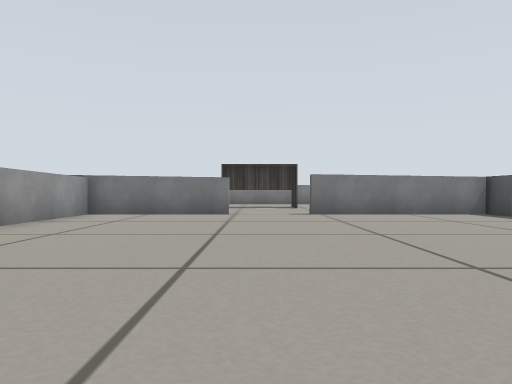
view 1 (above)

17 first-person views from a walk through a Gazebo world. The camera is 0.26 m above the floor, looks level and sees 70° across. The floor is counted in squares, 0.5 m on a side. Each view is taken from the middle of a square. On the plan, view 1 faces up. The plan holds only what a view shows up to about 9 squares ahead; the rest is blank. Some stock models are drawn as simple stand-ins. Some surface patterns are stand-ins.

view 2
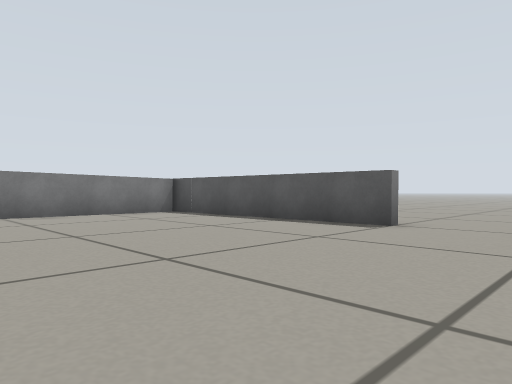

view 3
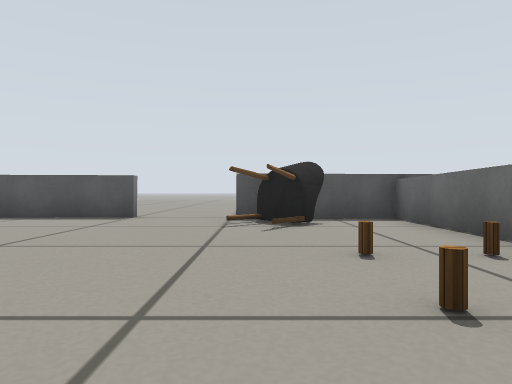

view 4
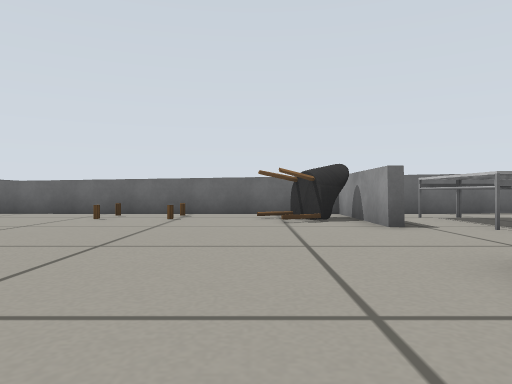

view 5
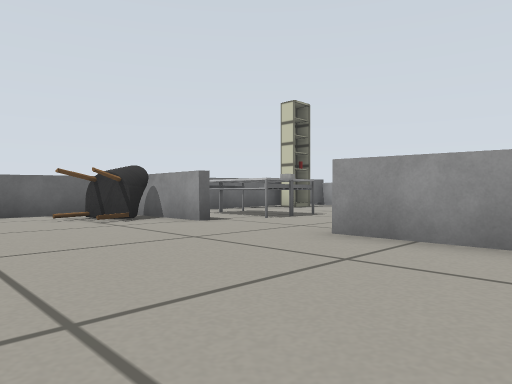

view 6
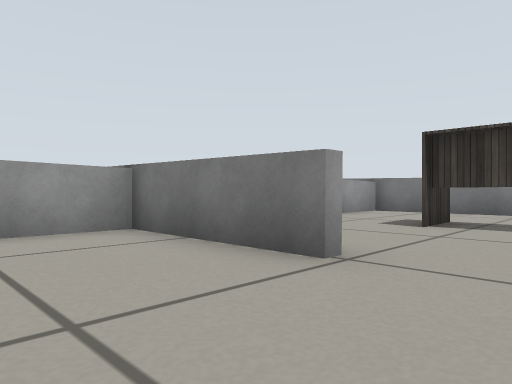

view 7
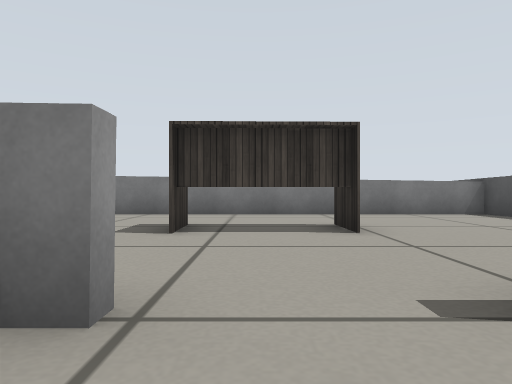

view 8
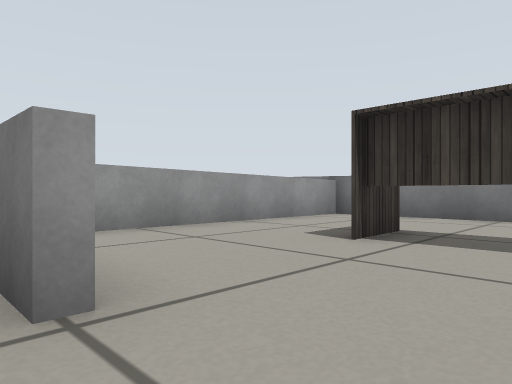

view 9
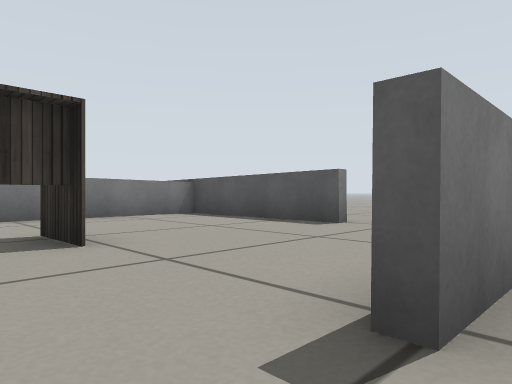

view 10
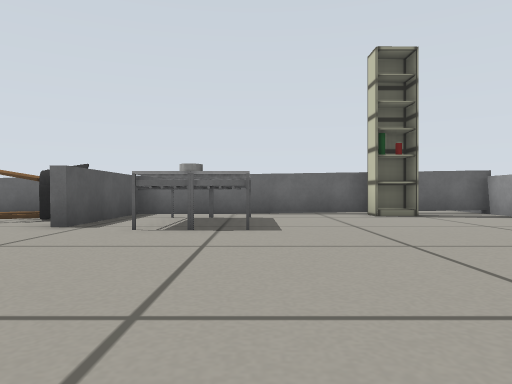

view 11
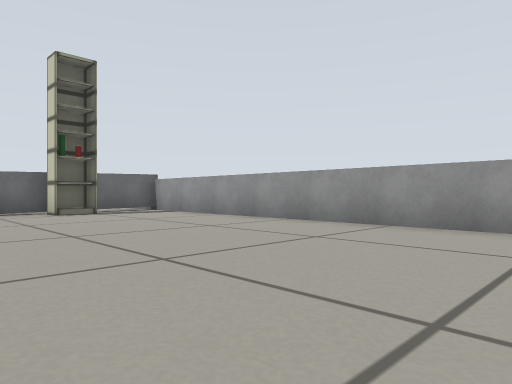

view 12
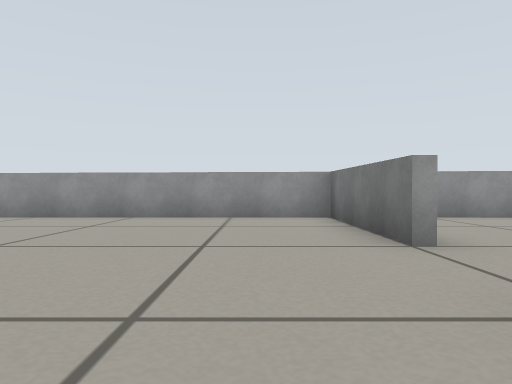

view 13
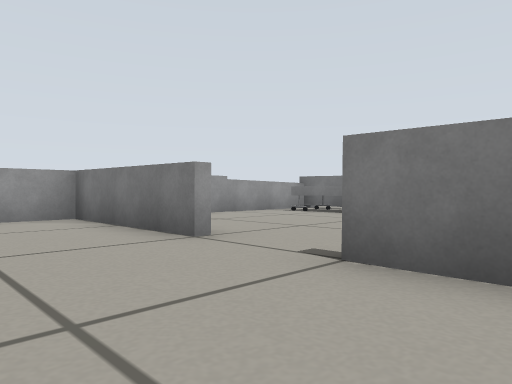

view 14
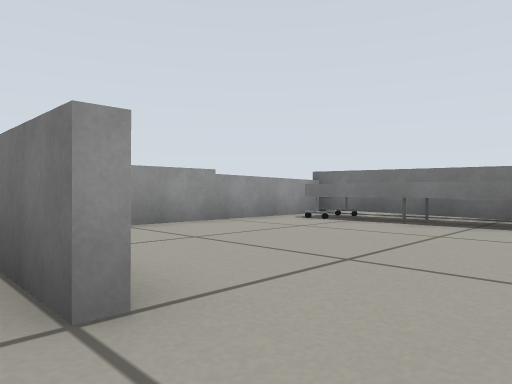

view 15
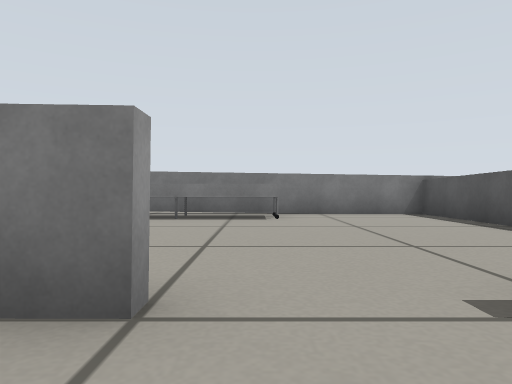

view 16
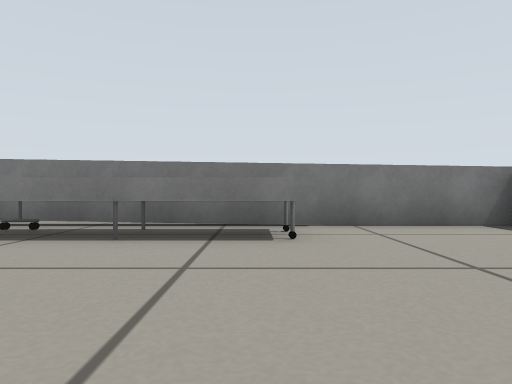

view 17
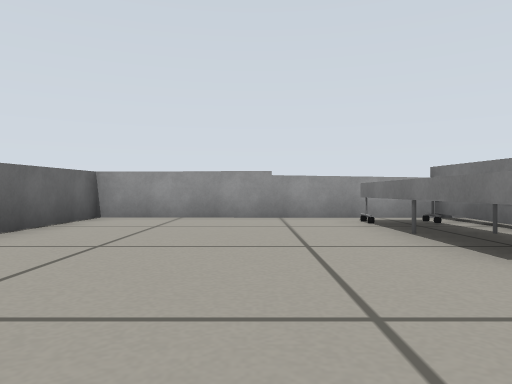

### Floor plan
Points are (right, up) in squares from view 1. A wall is a line through its corners. A room is listed if a view was taken in it or the views show most of it. See-through windows are left out.
Room 1 (views 1, 2, 3, 4, 5, 6, 7, 8, 9)
walls: (-3.9, 0.7) (-3.9, -2.7) (5.2, -2.7); (5.4, 2.5) (5.4, 8.4) (1.2, 8.4); (-0.5, 8.5) (-3.9, 8.5) (-3.9, 3.4); (5.1, -3.1) (5.1, 0.5)
ways out: opening at (-4, 2) to room 2; opening at (0.5, 9) to room 4; opening at (5, 1.5)
objects: chair (-3, -1) to (-2, 0); sofa (0, -2) to (1, -1); chair (4, -1) to (4, 0)
Room 2 (views 10, 11, 12, 13, 14, 15)
walls: (-8.4, 8.5) (-12.4, 8.5) (-12.5, -0.3); (-5.4, 8.5) (-6.5, 8.5); (-12.5, -1.8) (-12.5, -2.6) (-4.2, -2.7) (-4.2, 0.7)
ways out: opening at (-4, 2) to room 1; opening at (-7.5, 9) to room 3
objects: shelf (-10, -2); table (-7, -1) to (-7, 1); table (-6, -1) to (-6, 0); other object (-6, 1)
Room 3 (views 16, 17)
walls: (-4.1, 12.6) (-4.1, 15.6); (-4, 15.6) (-12.4, 15.6); (-12.4, 15.9) (-12.4, 8.8) (-9.5, 8.7)
ways out: opening at (-7.5, 9) to room 2
objects: bed (-11, 14) to (-8, 15)
Room 4 (no view inside)
walls: (-3.8, 15.7) (-3.9, 9.8); (5.4, 11.2) (5.4, 16); (5.4, 15.5) (-4, 15.6)
ways out: opening at (0.5, 9) to room 1; opening at (5, 10.5)
objects: desk (-1, 12) to (1, 12)

Where each view was taken, in squares from view 1:
view 1: 0 up, 0 right, facing up
view 2: 0 up, 0 right, facing up-right
view 3: 0 up, 2 left, facing right
view 4: 6 up, 2 left, facing down
view 5: 6 up, 0 right, facing down-left
view 6: 6 up, 1 right, facing up-left
view 7: 7 up, 0 right, facing up
view 8: 8 up, 1 right, facing up-left
view 9: 8 up, 0 right, facing up-right
view 10: 6 up, 7 left, facing down
view 11: 7 up, 7 left, facing down-left
view 12: 7 up, 5 left, facing left
view 13: 6 up, 5 left, facing up-left
view 14: 8 up, 7 left, facing up-left
view 15: 7 up, 8 left, facing up
view 16: 10 up, 8 left, facing up
view 17: 12 up, 5 left, facing left
